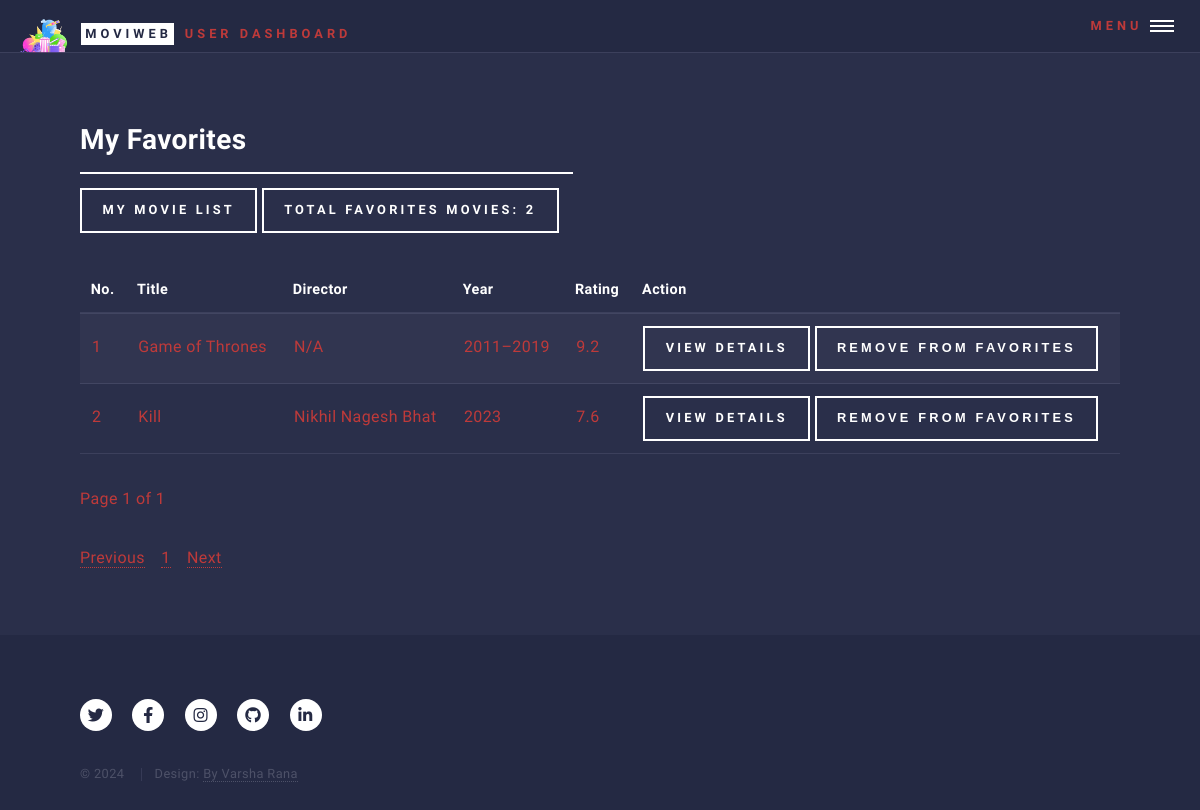
Screenshot of /user/user_favorites (signed in) with the database file from the repository.
### models.py (models this page shows)
class Movie(db.Model):
    __tablename__ = 'movie'
    id = db.Column(db.Integer, primary_key=True)
    title = db.Column(db.String(100), nullable=False)
    year = db.Column(db.Integer, nullable=False)
    rating = db.Column(db.Float, nullable=False)
    poster = db.Column(db.String(255))  # Optional field to store movie posters
    plot = db.Column(db.Text)  # Optional field to store the plot
    imdbID = db.Column(db.String(255), nullable=True)  # IMDb ID or link
    trailer = db.Column(db.String(255), nullable=True)  # New field to store YouTube trailer URL
    user_id = db.Column(db.Integer, db.ForeignKey('user.id'))
    admin_id = db.Column(db.Integer, db.ForeignKey('admin.id'))
    director_id = db.Column(db.Integer, db.ForeignKey('director.id'), nullable=False)  # Foreign key to Director
    genres = db.relationship('Genre', secondary=movie_genre, backref='movies')
    favorites = db.relationship('Favorite', back_populates='movie', lazy=True)  # Add this line

class Director(db.Model):
    __tablename__ = 'director'
    id = db.Column(db.Integer, primary_key=True)
    name = db.Column(db.String(100), nullable=False, unique=True)
    movies = db.relationship('Movie', backref='director', lazy=True)

### blueprints/user.py (the view)
@user_bp.route('/user_favorites')
def user_favorites():
    if not user_logged_in():
        return handle_not_logged_in()  # Handle case where user is not logged in
    user = user_logged_in()
    if user is None:
        return handle_invalid_user()
    page = request.args.get('page', 1, type=int)
    per_page = 5  # Number of movies per page
    user_favorites_query = (
        Movie.query.join(Favorite)
        .filter(Favorite.user_id == user.id, Favorite.movie_id == Movie.id)
    )
    num_favorites = user_favorites_query.count()
    movies = user_favorites_query.paginate(page=page, per_page=per_page, error_out=False)
    return render_template('user_favorites.html', num_favorites=num_favorites, movies=movies)

### blueprints/common_fun.py (called while the page is built)
def user_logged_in():
    user_id = session.get('user_id')
    if user_id:
        return User.query.get(user_id)  # This should return the User object or None
    return None

### templates/user/user_favorites.html (shortened to what this page needs)
<!DOCTYPE HTML>
<html>
<head>
    <link rel="stylesheet" href="../../static/css/main.css"/>
</head>
<body class="is-preload">
<div id="wrapper">
    <header id="header" class="alt">
        {% include 'partials/user_header.html' %}
    </header>
    <div id="main">
        <section id="favorites">
            <div class="inner">
                <header class="major">
                    <h2>My Favorites</h2>
                    <a href="{{ url_for('user_bp.my_movies') }}" class="button">
                        My Movie List
                    </a>
                    <label class="button">Total Favorites Movies: {{ num_favorites }}</label>
                </header>
                {% include 'partials/user_favorites_content.html' %}
            </div>
        </section>
    </div>
    <footer id="footer">
        {% include 'partials/movie_web_app_footer.html' %}
    </footer>
</div>
</body>
</html>

### templates/partials/user_favorites_content.html
<div id="user-favorites-container">
    <table id="user-favorites-table">
        <thead>
        <tr>
            <th>No.</th>
            <th>Title</th>
            <th>Director</th>
            <th>Year</th>
            <th>Rating</th>
            <th>Action</th>
        </tr>
        </thead>
        <tbody>
        {% set start_no = (movies.page - 1) * movies.per_page + 1 %}
        {% for movie in movies.items %}
        <tr>
            <td>{{ start_no + loop.index0 }}</td>
            <td>{{ movie.title }}</td>
            <td>{{ movie.director.name }}</td>
            <td>{{ movie.year }}</td>
            <td>{{ movie.rating }}</td>
            <td>
                 <a href="{{ url_for('user_bp.view_movie_details', movie_id=movie.id) }}" class="button">
                    View Details
                </a>
                <form action="{{ url_for('user_bp.remove_from_favorites', movie_id=movie.id) }}" method="post"
                      style="display:inline;">
                    <button type="submit" class="button">Remove from Favorites</button>
                </form>
            </td>
        </tr>
        {% else %}
        <tr>
            <td colspan="5">No favorite movies found.</td>
        </tr>
        {% endfor %}
        </tbody>
    </table>
    <p>Page {{ movies.page }} of {{ movies.pages }}</p>
    <div id="pagination-container-user-favorites">
        <nav aria-label="Page navigation">
            <ul class="pagination">
                {% if movies.has_prev %}
                <li class="page-item">
                    <a class="page-link"
                       href="{{ url_for('user_bp.user_favorites', page=movies.prev_num) }}">Previous</a>
                </li>
                {% else %}
                <li class="page-item disabled">
                    <a class="page-link" href="#">Previous</a>
                </li>
                {% endif %}
                {% for page_num in movies.iter_pages() %}
                {% if page_num %}
                <li class="page-item {% if page_num == movies.page %}active{% endif %}">
                    <a class="page-link" href="{{ url_for('user_bp.user_favorites', page=page_num) }}">{{ page_num
                        }}</a>
                </li>
                {% else %}
                <li class="page-item disabled">
                    <a class="page-link" href="#">...</a>
                </li>
                {% endif %}
                {% endfor %}
                {% if movies.has_next %}
                <li class="page-item">
                    <a class="page-link" href="{{ url_for('user_bp.user_favorites', page=movies.next_num) }}">Next</a>
                </li>
                {% else %}
                <li class="page-item disabled">
                    <a class="page-link" href="#">Next</a>
                </li>
                {% endif %}
            </ul>
        </nav>
    </div>
</div>

### rows the page displays
Movie: start_no+loop.index0 "1", title "Game of Thrones", director.name "N/A", year "2011–2019", rating "9.2"
Movie: index0 "2", title "Kill", director.name "Nikhil Nagesh Bhat", year "2023", rating "7.6"

### other values shown
{{ num_favorites }} "2"
{{ movies.page }} "1"
{{ movies.pages }} "1"
{{ page_num }} "1"
